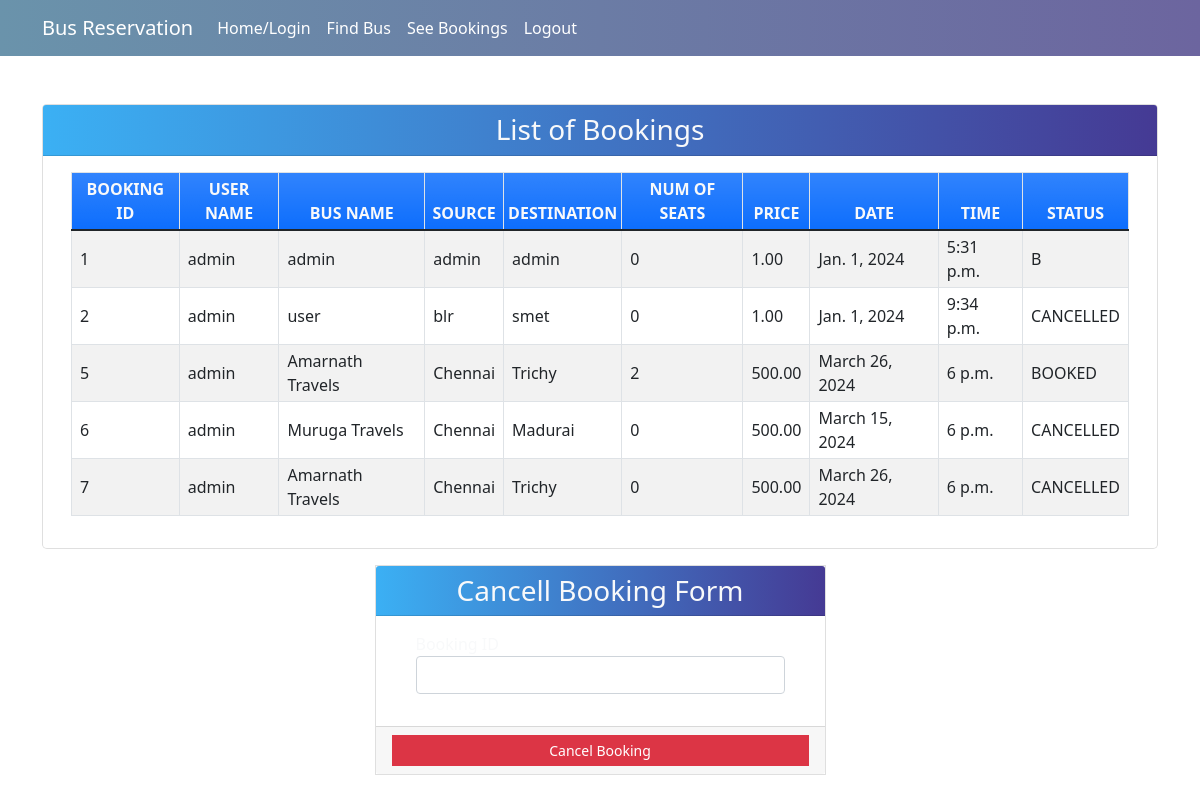
/seebookings (signed in), run on the app's committed database.
### myapp/models.py (models this page shows, shortened)
class Book(models.Model):
    BOOKED = 'B'
    CANCELLED = 'C'
    TICKET_STATUSES = ((BOOKED, 'Booked'),
                       (CANCELLED, 'Cancelled'),)
    email = models.EmailField()
    name = models.CharField(max_length=30)
    userid =models.DecimalField(decimal_places=0, max_digits=2)
    busid=models.DecimalField(decimal_places=0, max_digits=2)
    bus_name = models.CharField(max_length=30)
    source = models.CharField(max_length=30)
    dest = models.CharField(max_length=30)
    nos = models.DecimalField(decimal_places=0, max_digits=2)
    price = models.DecimalField(decimal_places=2, max_digits=6)
    date = models.DateField()
    time = models.TimeField()
    status = models.CharField(choices=TICKET_STATUSES, default=BOOKED, max_length=2)
    class Meta:
        verbose_name_plural = "List of Books"

### myapp/views.py (the view)
# urls.py: path('seebookings', views.seebookings, name="seebookings"),
@login_required(login_url='signin')
def seebookings(request,new={}):
    context = {}
    id_r = request.user.id
    book_list = Book.objects.filter(userid=id_r)
    if book_list:
        return render(request, 'myapp/booklist.html', locals())
    else:
        context["error"] = "Sorry no buses booked"
        return render(request, 'myapp/findbus.html', context)

### myapp/templates/myapp/booklist.html (shortened to what this page needs)
{% extends 'myapp/base.html' %} {% block content %}
<div class="container my-5">
    <div class="card rounded-3" style="background-color: rgba(255, 255, 255, 0.2); backdrop-filter: blur(10px);">
        <div class="card-header" style="background: linear-gradient(to right, #3bb0f4, #453a94);">
            <div class="card-title h3 mb-0 text-center text-light">List of Bookings</div>
        </div>
        <div class="card-body">
            <div class="container-fluid">
                <table class="table table-bordered table-striped">
                    <thead>
                        <tr class="bg-gradient bg-primary text-light">
                            <th class="p-1 text-center">BOOKING ID</th>
                            <th class="p-1 text-center">USER NAME</th>
                            <th class="p-1 text-center">BUS NAME</th>
                            <th class="p-1 text-center">SOURCE</th>
                            <th class="p-1 text-center">DESTINATION</th>
                            <th class="p-1 text-center">NUM OF SEATS</th>
                            <th class="p-1 text-center">PRICE</th>
                            <th class="p-1 text-center">DATE</th>
                            <th class="p-1 text-center">TIME</th>
                            <th class="p-1 text-center">STATUS</th>
                        </tr>
                    </thead>
                    {% for row in book_list %}
                    <tr>
                        <td class="px-2 py-1 align-middle">{{row.id}}</td>
                        <td class="px-2 py-1 align-middle">{{row.name}}</td>
                        <td class="px-2 py-1 align-middle">{{row.bus_name}}</td>
                        <td class="px-2 py-1 align-middle">{{row.source}}</td>
                        <td class="px-2 py-1 align-middle">{{row.dest}}</td>
                        <td class="px-2 py-1 align-middle">{{row.nos}}</td>
                        <td class="px-2 py-1 align-middle">{{row.price}}</td>
                        <td class="px-2 py-1 align-middle">{{row.date}}</td>
                        <td class="px-2 py-1 align-middle">{{row.time}}</td>
                        <td class="px-2 py-1 align-middle">{{row.status}}</td>
                    </tr>
                    {% endfor %}
                </table>
            </div>
        </div>
    </div>
    <div class="row mt-3 justify-content-center">
        <div class="col-lg-5 col-md-7 col-sm-10 col-xs-12">
            <div class="card rounded-0" style="background-color: rgba(255, 255, 255, 0.2); backdrop-filter: blur(10px);">
                <div class="card-header" style="background: linear-gradient(to right, #3bb0f4, #453a94);">
                    <div class="card-title h3 mb-0 text-light text-center">Cancell Booking Form</div>
                </div>
                <div class="card-body">
                    <div class="container-fluid">
                        <form action="{% url 'cancellings' %}" method="post" id="cancel-form">
                            <div class="mb-3">
                                <label for="bus_id" class="control-label text-light">Booking ID</label>
                                <input name='bus_id' class="form-control" type="number" id="bus_id">
                            </div>
                        </form>
                    </div>
                </div>
                <div class="card-footer text-center">
                    <button class="btn btn-sm rounded-0 btn-danger w-100" form="cancel-form">Cancel Booking</button>
                </div>
            </div>
        </div>
    </div>
</div>
{% endblock %}

### myapp/templates/myapp/base.html (shortened to what this page needs)
<!DOCTYPE html>
<html lang="en">
<head>
    <link href="https://cdn.jsdelivr.net/npm/bootstrap@5.1.3/dist/css/bootstrap.min.css" rel="stylesheet">
</head>
<body>
<nav class="navbar navbar-expand-lg navbar-light bg-secondary">
    <div class="container">
        <a class="navbar-brand text-white" href="#">Bus Reservation </a>
        <div class="collapse navbar-collapse" id="navbarNavAltMarkup">
            <div class="navbar-nav">
                <a class="nav-link active text-white" href="{% url 'home' %}">Home/Login</a>
                <a class="nav-link text-white" href="{% url 'findbus' %}">Find Bus</a>
                <a class="nav-link text-white" href="{% url 'seebookings' %}">See Bookings</a>
                {% if request.user.is_active %}
                    <a class="nav-link text-white" href="{% url 'signout' %}">Logout</a>
                {% else %}
                    <a class="nav-link text-white" href="{% url 'signup' %}">Registration</a>
                {% endif %}
            </div>
        </div>
    </div>
</nav>
{% block content %}
{% endblock %}
</body>
</html>

### myapp/templates/myapp/base.html (style rules this page uses)
body { background-image: url(https://i.pinimg.com/564x/b5/6f/ab/b56fabf9b8d2c2233dacb4d707c175bf.jpg); background-repeat: no-repeat; background-size: cover; background-position: center top 38%; }
.navbar { background: linear-gradient(to right, #6a93ab, #6c659f); }

### data on the page
Book: id "1", name "admin", bus_name "admin", source "admin", dest "admin", nos "0", price "1.00", date "Jan. 1, 2024", time "5:31 p.m.", status "B"
Book: id "2", name "admin", bus_name "user", source "blr", dest "smet", nos "0", price "1.00", date "Jan. 1, 2024", time "9:34 p.m.", status "CANCELLED"
Book: id "5", name "admin", bus_name "Amarnath Travels", source "Chennai", dest "Trichy", nos "2", price "500.00", date "March 26, 2024", time "6 p.m.", status "BOOKED"
Book: id "6", name "admin", bus_name "Muruga Travels", source "Chennai", dest "Madurai", nos "0", price "500.00", date "March 15, 2024", time "6 p.m.", status "CANCELLED"
Book: id "7", name "admin", bus_name "Amarnath Travels", source "Chennai", dest "Trichy", nos "0", price "500.00", date "March 26, 2024", time "6 p.m.", status "CANCELLED"
